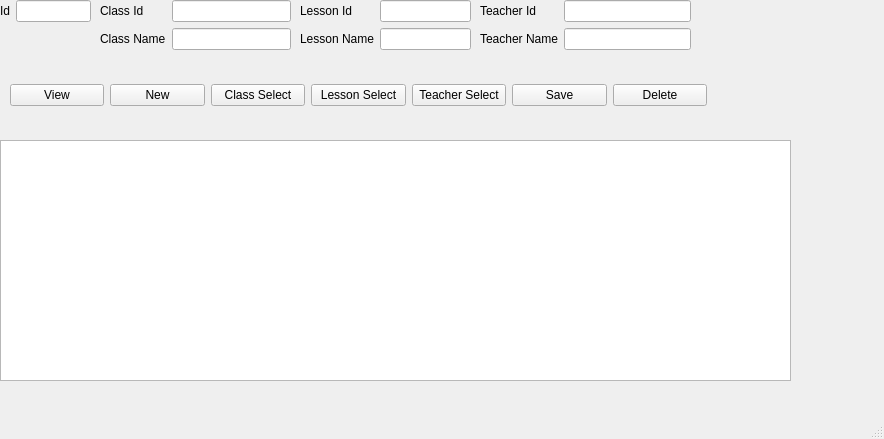
<?xml version="1.0" encoding="UTF-8"?>
<ui version="4.0">
 <class>MainWindow</class>
 <widget class="QMainWindow" name="MainWindow">
  <property name="geometry">
   <rect>
    <x>0</x>
    <y>0</y>
    <width>884</width>
    <height>439</height>
   </rect>
  </property>
  <property name="windowTitle">
   <string>MainWindow</string>
  </property>
  <widget class="QWidget" name="centralwidget">
   <widget class="QWidget" name="formLayoutWidget">
    <property name="geometry">
     <rect>
      <x>300</x>
      <y>0</y>
      <width>171</width>
      <height>61</height>
     </rect>
    </property>
    <layout class="QFormLayout" name="formLayout">
     <item row="0" column="0">
      <widget class="QLabel" name="label">
       <property name="text">
        <string>Lesson Id</string>
       </property>
      </widget>
     </item>
     <item row="0" column="1">
      <widget class="QLineEdit" name="txt_lessonid"/>
     </item>
     <item row="1" column="0">
      <widget class="QLabel" name="label_2">
       <property name="text">
        <string>Lesson Name</string>
       </property>
      </widget>
     </item>
     <item row="1" column="1">
      <widget class="QLineEdit" name="txt_lessonname"/>
     </item>
    </layout>
   </widget>
   <widget class="QTableWidget" name="tbl_classlesson">
    <property name="geometry">
     <rect>
      <x>0</x>
      <y>140</y>
      <width>791</width>
      <height>241</height>
     </rect>
    </property>
   </widget>
   <widget class="QWidget" name="formLayoutWidget_2">
    <property name="geometry">
     <rect>
      <x>100</x>
      <y>0</y>
      <width>191</width>
      <height>61</height>
     </rect>
    </property>
    <layout class="QFormLayout" name="formLayout_2">
     <item row="0" column="0">
      <widget class="QLabel" name="label_3">
       <property name="text">
        <string>Class Id</string>
       </property>
      </widget>
     </item>
     <item row="1" column="0">
      <widget class="QLabel" name="label_4">
       <property name="text">
        <string>Class Name</string>
       </property>
      </widget>
     </item>
     <item row="0" column="1">
      <widget class="QLineEdit" name="txt_classid"/>
     </item>
     <item row="1" column="1">
      <widget class="QLineEdit" name="txt_classname"/>
     </item>
    </layout>
   </widget>
   <widget class="QWidget" name="formLayoutWidget_3">
    <property name="geometry">
     <rect>
      <x>480</x>
      <y>0</y>
      <width>211</width>
      <height>61</height>
     </rect>
    </property>
    <layout class="QFormLayout" name="formLayout_3">
     <item row="0" column="0">
      <widget class="QLabel" name="label_5">
       <property name="text">
        <string>Teacher Id</string>
       </property>
      </widget>
     </item>
     <item row="0" column="1">
      <widget class="QLineEdit" name="txt_teacherid"/>
     </item>
     <item row="1" column="0">
      <widget class="QLabel" name="label_6">
       <property name="text">
        <string>Teacher Name</string>
       </property>
      </widget>
     </item>
     <item row="1" column="1">
      <widget class="QLineEdit" name="txt_teachername"/>
     </item>
    </layout>
   </widget>
   <widget class="QWidget" name="formLayoutWidget_4">
    <property name="geometry">
     <rect>
      <x>0</x>
      <y>0</y>
      <width>91</width>
      <height>31</height>
     </rect>
    </property>
    <layout class="QFormLayout" name="formLayout_4">
     <item row="0" column="0">
      <widget class="QLabel" name="label_7">
       <property name="text">
        <string>Id</string>
       </property>
      </widget>
     </item>
     <item row="0" column="1">
      <widget class="QLineEdit" name="txt_classlessonid"/>
     </item>
    </layout>
   </widget>
   <widget class="QWidget" name="layoutWidget">
    <property name="geometry">
     <rect>
      <x>10</x>
      <y>80</y>
      <width>697</width>
      <height>30</height>
     </rect>
    </property>
    <layout class="QHBoxLayout" name="horizontalLayout_2">
     <item>
      <widget class="QPushButton" name="btn_view">
       <property name="text">
        <string>View</string>
       </property>
      </widget>
     </item>
     <item>
      <widget class="QPushButton" name="btn_new">
       <property name="text">
        <string>New</string>
       </property>
      </widget>
     </item>
     <item>
      <widget class="QPushButton" name="btn_classselect">
       <property name="text">
        <string>Class Select</string>
       </property>
      </widget>
     </item>
     <item>
      <widget class="QPushButton" name="btn_lessonselect">
       <property name="text">
        <string>Lesson Select</string>
       </property>
      </widget>
     </item>
     <item>
      <widget class="QPushButton" name="btn_teacherselect">
       <property name="text">
        <string>Teacher Select</string>
       </property>
      </widget>
     </item>
     <item>
      <widget class="QPushButton" name="btn_save">
       <property name="text">
        <string>Save</string>
       </property>
      </widget>
     </item>
     <item>
      <widget class="QPushButton" name="btn_delete">
       <property name="text">
        <string>Delete</string>
       </property>
      </widget>
     </item>
    </layout>
   </widget>
  </widget>
  <widget class="QMenuBar" name="menubar">
   <property name="geometry">
    <rect>
     <x>0</x>
     <y>0</y>
     <width>884</width>
     <height>26</height>
    </rect>
   </property>
  </widget>
  <widget class="QStatusBar" name="statusbar"/>
 </widget>
 <resources/>
 <connections/>
</ui>
